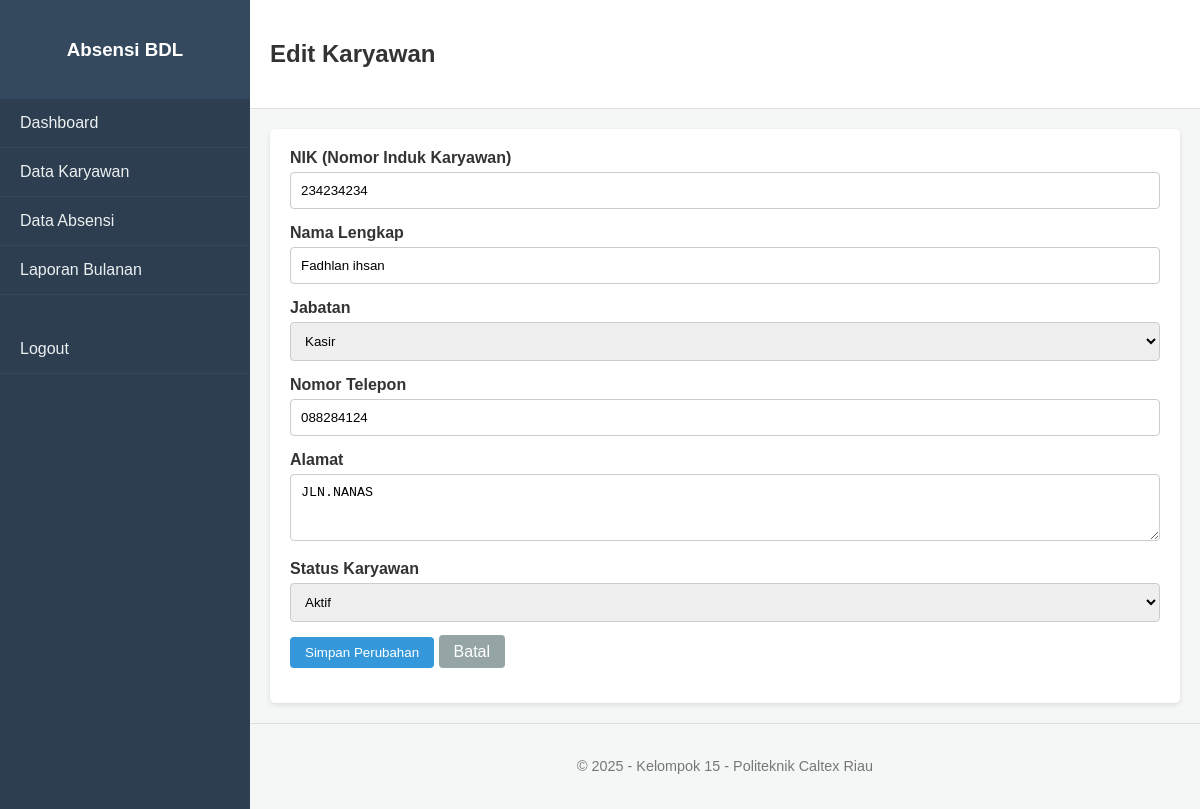
/karyawan/edit.php?id=2 (signed in), run on the app's committed database.
### tables this page shows
CREATE TABLE `karyawan` (
  `id_karyawan` int(11) NOT NULL,
  `nik` varchar(50) NOT NULL,
  `nama_lengkap` varchar(255) NOT NULL,
  `id_jabatan` int(11) NOT NULL,
  `nomor_telepon` varchar(20) DEFAULT NULL,
  `alamat` text DEFAULT NULL,
  `status_karyawan` enum('Aktif','Tidak Aktif') NOT NULL DEFAULT 'Aktif',
  `tanggal_dibuat` timestamp NOT NULL DEFAULT current_timestamp()
);

### karyawan/edit.php (the view, shortened to what this page needs)
<?php
include '../template/header.php';
if (isset($_GET['id'])) {
    $id = $_GET['id'];
    $query_karyawan = "SELECT * FROM karyawan WHERE id_karyawan = $id";
    $result_karyawan = mysqli_query($koneksi, $query_karyawan);
    if (mysqli_num_rows($result_karyawan) == 1) {
        $karyawan = mysqli_fetch_assoc($result_karyawan);
    } else {
        echo "Data karyawan tidak ditemukan.";
        exit();
    }
} else {
    echo "ID Karyawan tidak valid.";
    exit();
}
?>
<div class="content">
    <form action="edit.php" method="post" class="form-input">
        <div class="form-group">
            <label for="nik">NIK (Nomor Induk Karyawan)</label>
            <input type="text" id="nik" name="nik" required value="<?php echo htmlspecialchars($karyawan['nik']); ?>">
        </div>
        <div class="form-group">
            <label for="nama_lengkap">Nama Lengkap</label>
            <input type="text" id="nama_lengkap" name="nama_lengkap" required value="<?php echo htmlspecialchars($karyawan['nama_lengkap']); ?>">
        </div>
        <div class="form-group">
            <label for="id_jabatan">Jabatan</label>
            <select id="id_jabatan" name="id_jabatan" required>
                <?php
                $query_jabatan = "SELECT * FROM jabatan ORDER BY nama_jabatan";
                $result_jabatan = mysqli_query($koneksi, $query_jabatan);
                while ($jabatan = mysqli_fetch_assoc($result_jabatan)) {
                    $selected = ($jabatan['id_jabatan'] == $karyawan['id_jabatan']) ? 'selected' : '';
                    echo "<option value='" . $jabatan['id_jabatan'] . "' $selected>" . htmlspecialchars($jabatan['nama_jabatan']) . "</option>";
                }
                ?>
            </select>
        </div>
        <div class="form-group">
            <label for="nomor_telepon">Nomor Telepon</label>
            <input type="tel" id="nomor_telepon" name="nomor_telepon" value="<?php echo htmlspecialchars($karyawan['nomor_telepon']); ?>">
        </div>
        <div class="form-group">
            <label for="alamat">Alamat</label>
            <textarea id="alamat" name="alamat" rows="3"><?php echo htmlspecialchars($karyawan['alamat']); ?></textarea>
        </div>
        <div class="form-group">
            <label for="status_karyawan">Status Karyawan</label>
            <select id="status_karyawan" name="status_karyawan" required>
                <option value="Aktif" <?php if ($karyawan['status_karyawan'] == 'Aktif') echo 'selected'; ?>>Aktif</option>
            </select>
        </div>
        <div class="form-group">
            <button type="submit" class="btn btn-primary">Simpan Perubahan</button>
            <a href="data.php" class="btn btn-secondary">Batal</a>
        </div>
    </form>
</div>
<?php include '../template/footer.php'; ?>

### css/style.css (style rules this page uses)
body { font-family: Arial, sans-serif; margin: 0; background-color: #f4f7f6; color: #333; }
a { text-decoration: none; color: #007bff; }
.btn { padding: 8px 15px; border-radius: 4px; color: white; border: none; cursor: pointer; }
.btn-primary { background-color: #3498db; }
.btn-secondary { background-color: #95a5a6; }
.form-input { background-color: #fff; padding: 20px; border-radius: 5px; box-shadow: 0 2px 5px rgba(0,0,0,0.1); }
.form-group { margin-bottom: 15px; }
.form-group label { display: block; margin-bottom: 5px; font-weight: bold; }
.form-group input[type="text"], .form-group input[type="tel"], .form-group select, .form-group textarea { width: 100%; padding: 10px; border: 1px solid #ccc; border-radius: 4px; box-sizing: border-box; }

### data on the page
karyawan: nik "234234234", nama_lengkap "Fadhlan ihsan", nomor_telepon "088284124", alamat "JLN.NANAS", status_karyawan "Aktif"

### other printed values
$page_title "Edit Karyawan"
form field id_jabatan "Kasir"
